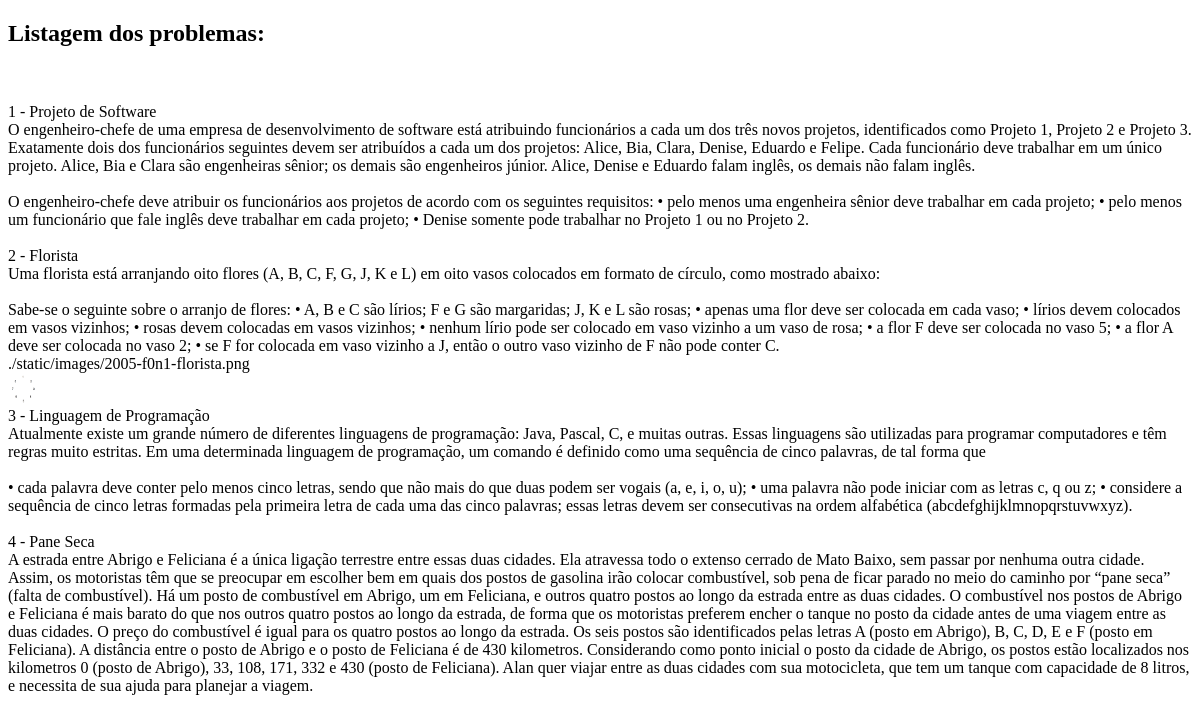
The page /problemas/1 on the database as committed earlier.
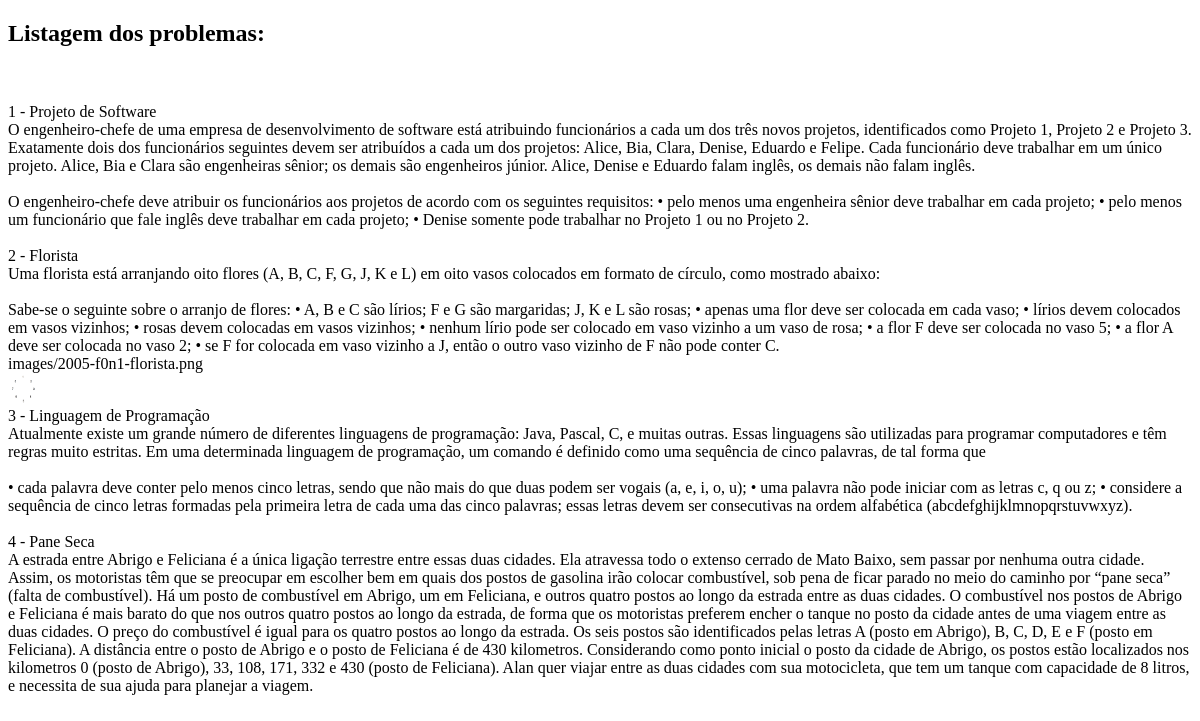
The same page on the database as committed later.
### provasobi/models.py (models this page shows)
class Problema(models.Model):
    codproblema = models.AutoField(db_column='codProblema', primary_key=True)
    numeroproblema = models.IntegerField(db_column='numeroProblema', blank=True, null=True)
    tituloproblema = models.CharField(db_column='tituloProblema', max_length=100, blank=True, null=True)
    enunciadoproblema = models.CharField(db_column='enunciadoProblema', max_length=500, blank=True, null=True)
    regrasproblema = models.CharField(db_column='regrasProblema', max_length=500, blank=True, null=True)
    imgproblema = models.CharField(db_column='imgProblema', max_length=300, blank=True, null=True, default='')
    codprova = models.ForeignKey('Prova', models.DO_NOTHING, db_column='codProva', blank=True, null=True)
    class Meta:
        managed = True
        db_table = 'problema'

### provasobi/views.py (the view)
# urls.py: path('problemas/<int:pk>', problemas, name='url_prob'),
def problemas(request, pk):
    problemas = Problema.objects.all().select_related('codprova').filter(codprova=pk)
    return render(request, 'problemas.html', {'problemas': problemas})

### templates/problemas.html (shortened to what this page needs)
<!DOCTYPE html>
<html lang="en">
<head>
</head>
<body>
    <h2>Listagem dos problemas:</h2>
    <br>
        {% for prob in problemas %}
        <br>{{ prob.numeroproblema }} - {{prob.tituloproblema}}<br/>{{prob.enunciadoproblema}}</br>
        {% if prob.regrasproblema != null %}
        <br/>{{prob.regrasproblema}}<br/>
        {% endif %}
        {% if prob.imgproblema != null %}
            {{ prob.imgproblema }}</br>
        {% load static %}
        <img src="{% static prob.imgproblema %}"  width="30" height="30" alt="My image">
        {% endif %}
        {% endfor%}
</body>
</html>

Rows that differ between the two databases and show on the page:
changed Problema "Florista": imgproblema "./static/images/2005-f0n1-florista.png" → "images/2005-f0n1-florista.png"
